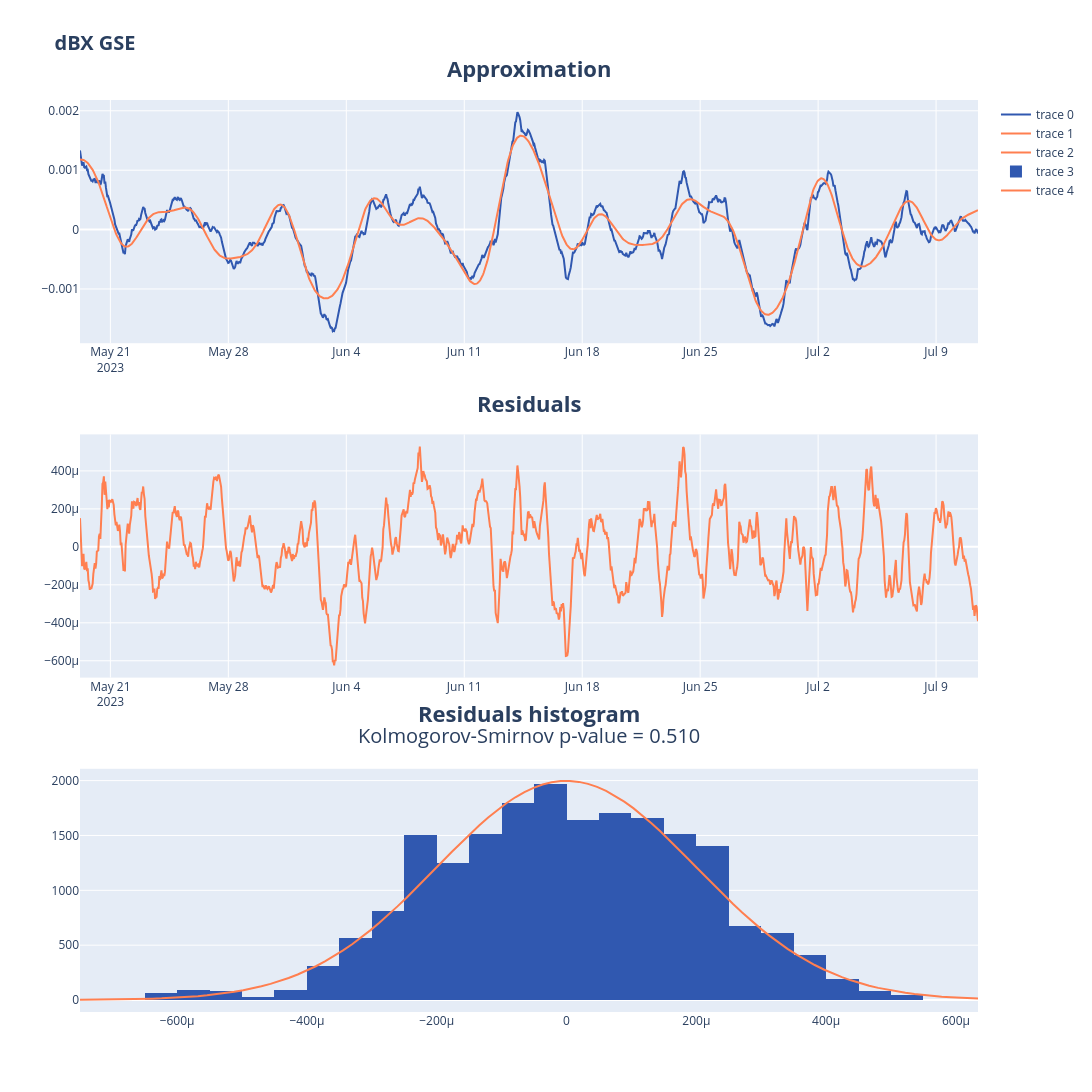

Source (notebook cell):
### Code cell
fig_x_smoothed, resid_x_smoothed, harmcs_x_smoothed = harmonic_approximation(
    a_dbx_smoothed,
    TIME, 
    title='dBX GSE', 
    harmonics_num=9
)
fig_x_smoothed.show()

### Figure 1 — Plotly figure (JSON) as saved in the notebook; plotly's stock layout.template omitted (floating-point values rounded to 4 significant figures; data arrays with more than 128 entries replaced by an {"elided": "..."} marker saying what was removed)
{"data": [{"marker": {"color": "#3058B0"}, "type": "scatter", "x": {"elided": "1309 str values"}, "xaxis": "x", "y": {"elided": "1280 float values"}, "yaxis": "y"}, {"marker": {"color": "#FF7F50"}, "type": "scatter", "x": {"elided": "1309 str values"}, "xaxis": "x", "y": {"elided": "1280 float values"}, "yaxis": "y"}, {"marker": {"color": "#FF7F50"}, "type": "scatter", "x": {"elided": "1309 str values"}, "xaxis": "x2", "y": {"elided": "1280 float values"}, "yaxis": "y2"}, {"histnorm": "probability density", "marker": {"color": "#3058B0"}, "type": "histogram", "x": {"elided": "1280 float values"}, "xaxis": "x3", "yaxis": "y3"}, {"marker": {"color": "#FF7F50"}, "type": "scatter", "x": [-0.0007496, -0.0007356, -0.0007216, -0.0007077, -0.0006937, -0.0006797, -0.0006657, -0.0006517, -0.0006378, -0.0006238, -0.0006098, -0.0005958, -0.0005819, -0.0005679, -0.0005539, -0.0005399, -0.000526, -0.000512, -0.000498, -0.000484, -0.0004701, -0.0004561, -0.0004421, -0.0004281, -0.0004142, -0.0004002, -0.0003862, -0.0003722, -0.0003583, -0.0003443, -0.0003303, -0.0003163, -0.0003024, -0.0002884, -0.0002744, -0.0002604, -0.0002464, -0.0002325, -0.0002185, -0.0002045, -0.0001905, -0.0001766, -0.0001626, -0.0001486, -0.0001346, -0.0001207, -0.0001067, -9.272e-05, -7.874e-05, -6.476e-05, -5.079e-05, -3.681e-05, -2.284e-05, -8.862e-06, 5.114e-06, 1.909e-05, 3.307e-05, 4.704e-05, 6.102e-05, 7.499e-05, 8.897e-05, 0.0001029, 0.0001169, 0.0001309, 0.0001449, 0.0001588, 0.0001728, 0.0001868, 0.0002008, 0.0002148, 0.0002287, 0.0002427, 0.0002567, 0.0002707, 0.0002846, 0.0002986, 0.0003126, 0.0003266, 0.0003405, 0.0003545, 0.0003685, 0.0003825, 0.0003964, 0.0004104, 0.0004244, 0.0004384, 0.0004523, 0.0004663, 0.0004803, 0.0004943, 0.0005082, 0.0005222, 0.0005362, 0.0005502, 0.0005641, 0.0005781, 0.0005921, 0.0006061, 0.00062, 0.000634], "xaxis": "x3", "y": [1.744, 2.262, 2.92, 3.751, 4.795, 6.099, 7.72, 9.724, 12.19, 15.2, 18.87, 23.31, 28.65, 35.05, 42.66, 51.67, 62.28, 74.71, 89.17, 105.9, 125.2, 147.2, 172.3, 200.7, 232.6, 268.3, 307.9, 351.7, 399.7, 452.1, 508.8, 569.8, 635.0, 704.3, 777.3, 853.6, 932.9, 1015.0, 1098.0, 1182.0, 1267.0, 1351.0, 1434.0, 1514.0, 1591.0, 1664.0, 1732.0, 1794.0, 1848.0, 1895.0, 1934.0, 1964.0, 1985.0, 1996.0, 1997.0, 1988.0, 1970.0, 1943.0, 1907.0, 1862.0, 1809.0, 1749.0, 1683.0, 1611.0, 1535.0, 1456.0, 1374.0, 1290.0, 1205.0, 1121.0, 1037.0, 954.6, 874.6, 797.4, 723.5, 653.2, 586.9, 524.7, 466.8, 413.3, 364.1, 319.2, 278.5, 241.8, 208.9, 179.6, 153.6, 130.8, 110.8, 93.42, 78.37, 65.43, 54.35, 44.93, 36.96, 30.26, 24.65, 19.98, 16.12, 12.94], "yaxis": "y3"}], "layout": {"annotations": [{"font": {"size": 22}, "showarrow": false, "text": "<b>Approximation<b>", "x": 0.5, "xref": "x domain", "y": 1.2, "yref": "y domain"}, {"font": {"size": 22}, "showarrow": false, "text": "<b>Residuals<b>", "x": 0.5, "xref": "x2 domain", "y": 1.2, "yref": "y2 domain"}, {"font": {"size": 22}, "showarrow": false, "text": "<b>Residuals histogram<b>", "x": 0.5, "xref": "x3 domain", "y": 1.3, "yref": "y3 domain"}, {"font": {"size": 20}, "showarrow": false, "text": "Kolmogorov-Smirnov p-value = 0.510", "x": 0.5, "xref": "x3 domain", "y": 1.2, "yref": "y3 domain"}], "height": 1200, "title": {"font": {"size": 20}, "text": "<b>dBX GSE<b>"}, "width": 1500, "xaxis": {"anchor": "y", "domain": [0, 1]}, "xaxis2": {"anchor": "y2", "domain": [0, 1]}, "xaxis3": {"anchor": "y3", "domain": [0, 1]}, "yaxis": {"anchor": "x", "domain": [0.7333, 1]}, "yaxis2": {"anchor": "x2", "domain": [0.3667, 0.6333]}, "yaxis3": {"anchor": "x3", "domain": [0, 0.2667]}}}
